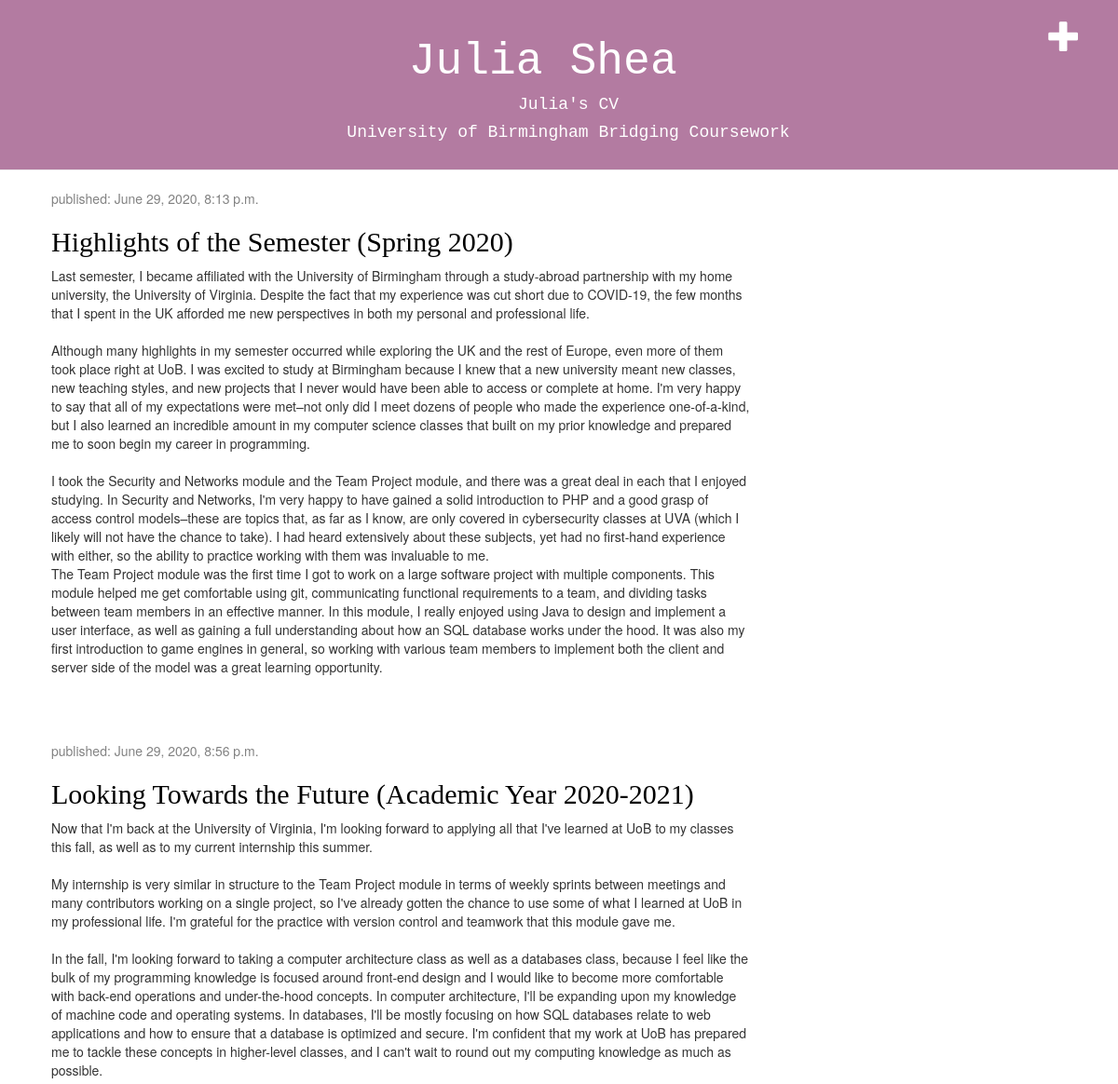
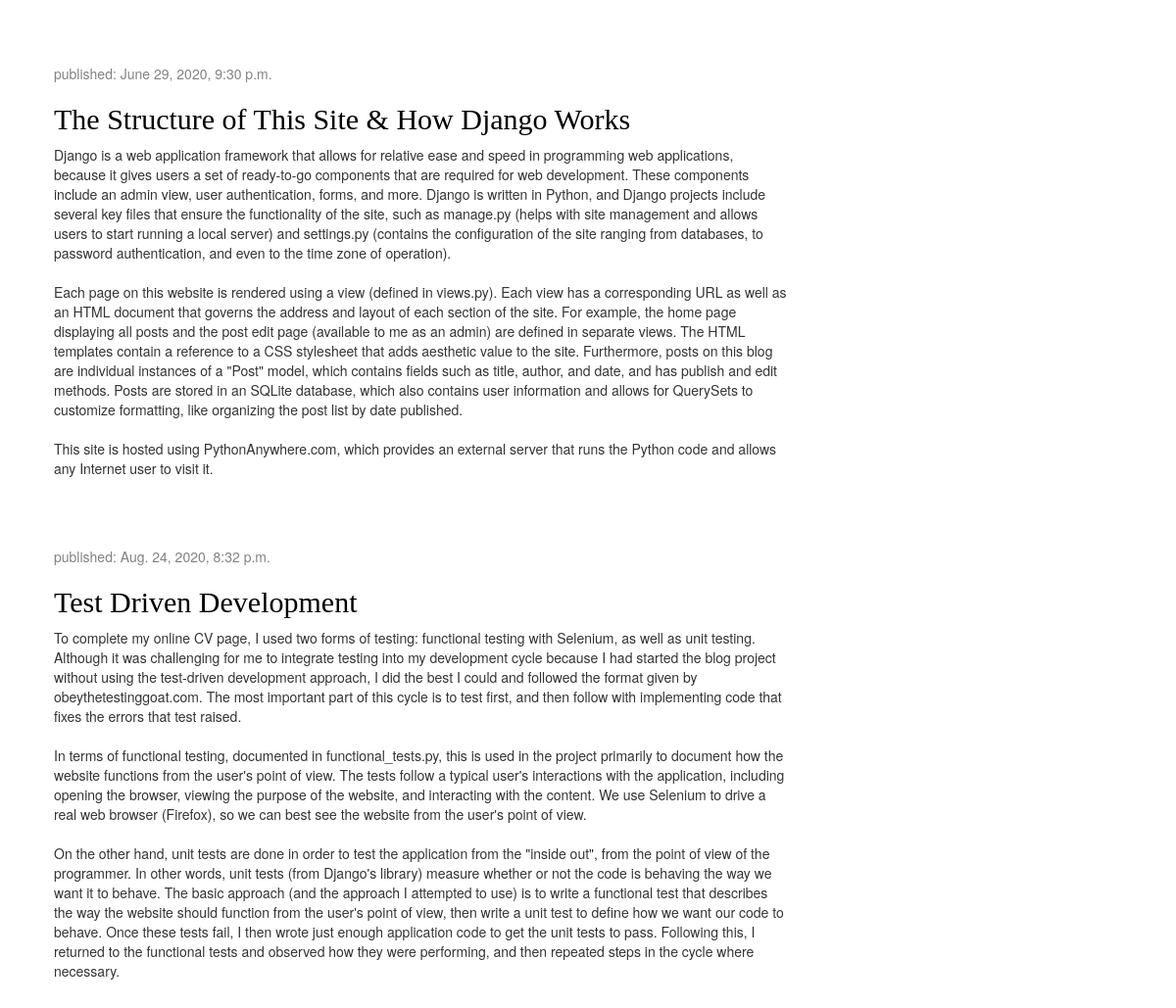
The app's page / (signed in) with its own data (2 pictures, top to bottom).
### blog/models.py (models this page shows, shortened)
class Post(models.Model):
    author = models.ForeignKey(settings.AUTH_USER_MODEL, on_delete=models.CASCADE)
    title = models.CharField(max_length=200)
    text = models.TextField()
    created_date = models.DateTimeField(default=timezone.now)
    published_date = models.DateTimeField(blank=True, null=True)

### blog/views.py (the view)
# urls.py: path('', views.post_list, name='post_list'),
def post_list(request):
    posts = Post.objects.filter(published_date__lte=timezone.now()).order_by('published_date')
    return render(request, 'blog/post_list.html', {'posts': posts})

### blog/templates/blog/post_list.html
{% extends 'blog/base.html' %}
{% block content %}
  {% for post in posts %}
    <div class="post">
      <div class="date">
        <p>published: {{ post.published_date }}</p>
      </div>
        <h2><a href="{% url 'post_detail' pk=post.pk %}">{{ post.title }}</a></h2>
        <p>{{ post.text|linebreaksbr }}</p>
      </div>
  {% endfor %}
{% endblock %}

### blog/static/css/blog.css (style rules this page uses)
h2, h3 { font-family: 'Lucidatypewriter'; }
.date { color: #828282; }
.post { margin-bottom: 70px; }
.post h2 a, .post h2 a:visited { color: #000000; }

### records on screen
Post: published_date "June 29, 2020, 8:13 p.m.", title "Highlights of the Semester (Spring 2020)", text "Last semester, I became affiliated with the University of Birmingham through a study-abroad partnership with my home university, the University of Virginia. Despite the fact that my experience was cut short due to COVID-19, the few months that I spent in the UK afforded me new perspectives in both my personal and professional life. Although many highlights in my semester occurred while exploring the UK and the rest of Europe, even more of them took place right at UoB. I was excited to study at Birmingham because I knew that a new university meant new classes, new teaching styles, and new projects that I never would have been able to access or complete at home. I'm very happy to say that all…"
Post: published_date "June 29, 2020, 8:56 p.m.", title "Looking Towards the Future (Academic Year 2020-2021)", text "Now that I'm back at the University of Virginia, I'm looking forward to applying all that I've learned at UoB to my classes this fall, as well as to my current internship this summer. My internship is very similar in structure to the Team Project module in terms of weekly sprints between meetings and many contributors working on a single project, so I've already gotten the chance to use some of what I learned at UoB in my professional life. I'm grateful for the practice with version control and teamwork that this module gave me. In the fall, I'm looking forward to taking a computer architecture class as well as a databases class, because I feel like the bulk of my programming knowledge is…"
Post: published_date "June 29, 2020, 9:30 p.m.", title "The Structure of This Site & How Django Works", text "Django is a web application framework that allows for relative ease and speed in programming web applications, because it gives users a set of ready-to-go components that are required for web development. These components include an admin view, user authentication, forms, and more. Django is written in Python, and Django projects include several key files that ensure the functionality of the site, such as manage.py (helps with site management and allows users to start running a local server) and settings.py (contains the configuration of the site ranging from databases, to password authentication, and even to the time zone of operation). Each page on this website is rendered using a view…"
Post: published_date "Aug. 24, 2020, 8:32 p.m.", title "Test Driven Development", text "To complete my online CV page, I used two forms of testing: functional testing with Selenium, as well as unit testing. Although it was challenging for me to integrate testing into my development cycle because I had started the blog project without using the test-driven development approach, I did the best I could and followed the format given by obeythetestinggoat.com. The most important part of this cycle is to test first, and then follow with implementing code that fixes the errors that test raised. In terms of functional testing, documented in functional_tests.py, this is used in the project primarily to document how the website functions from the user's point of view. The tests follow a…"
